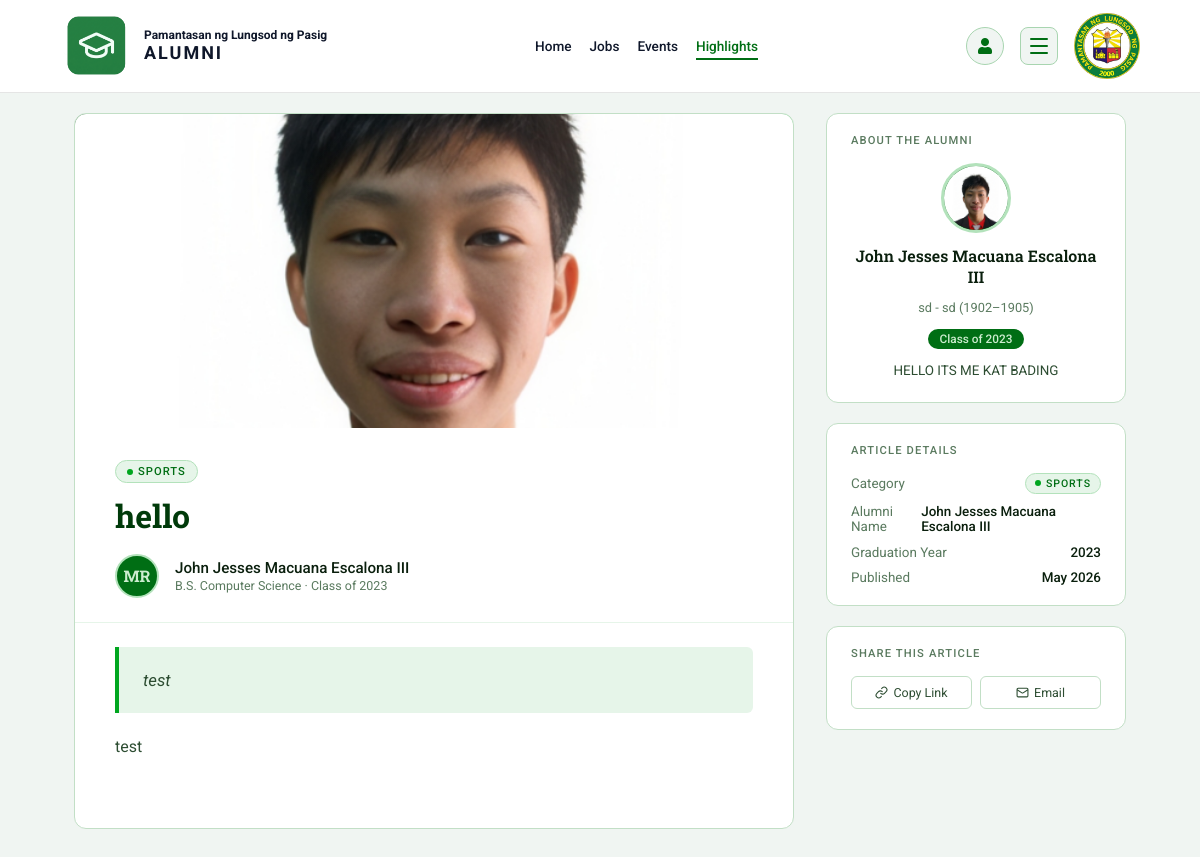
The page /view_article.php?id=1 on the database its author committed.
### tables this page shows
CREATE TABLE `alumnifeatured` (
  `id` int(11) NOT NULL,
  `title` varchar(255) NOT NULL,
  `alumni_name` varchar(150) NOT NULL,
  `year_graduated` year(4) DEFAULT NULL,
  `category` enum('Science & Research','Community Impact','Arts & Culture','Business','Sports','Technology','Gaming','Food and Hospitality','Other') NOT NULL,
  `cover_image` varchar(255) DEFAULT NULL,
  `excerpt` text DEFAULT NULL,
  `content` longtext NOT NULL,
  `created_at` timestamp NOT NULL DEFAULT current_timestamp(),
  `user_id` int(11) DEFAULT NULL
);

CREATE TABLE `userprofile` (
  `profile_id` int(11) NOT NULL,
  `user_id` int(11) NOT NULL,
  `first_name` varchar(50) NOT NULL,
  `last_name` varchar(50) NOT NULL,
  `suffix` varchar(10) DEFAULT NULL,
  `middle_name` varchar(50) DEFAULT NULL,
  `contact_number` varchar(11) DEFAULT NULL,
  `address` varchar(255) DEFAULT NULL,
  `birthdate` date DEFAULT NULL,
  `gender` enum('Male','Female') DEFAULT NULL,
  `profile_picture` varchar(255) DEFAULT NULL,
  `about` text DEFAULT NULL
);

CREATE TABLE `education` (
  `edu_id` int(11) NOT NULL,
  `user_id` int(11) NOT NULL,
  `school` varchar(150) NOT NULL,
  `degree` varchar(150) NOT NULL,
  `awards` varchar(150) DEFAULT NULL,
  `start_year` year(4) DEFAULT NULL,
  `end_year` year(4) DEFAULT NULL,
  `created_at` timestamp NOT NULL DEFAULT current_timestamp()
);

### view_article.php (the view, shortened to what this page needs)
<?php
include("backend/db.php");
$id = isset($_GET['id']) ? intval($_GET['id']) : 0;
$stmt = $conn->prepare("
    SELECT af.*,
            up.about,
            up.first_name,
            up.last_name,
            up.middle_name,
            up.suffix,
            up.profile_picture
    FROM alumnifeatured af
    LEFT JOIN users u ON af.user_id = u.id
    LEFT JOIN userprofile up ON u.id = up.user_id
    WHERE af.id = ?
");
$stmt->bind_param("i", $id);
$stmt->execute();
$result = $stmt->get_result();
$article = $result->fetch_assoc();
$eduStmt = $conn->prepare("
    SELECT degree, school, start_year, end_year
    FROM education
    WHERE user_id = (
        SELECT user_id FROM alumnifeatured WHERE id = ?
    )
    ORDER BY end_year DESC
");
$eduStmt->bind_param("i", $id);
$eduStmt->execute();
$eduResult = $eduStmt->get_result();
$educationText = "";
while ($edu = $eduResult->fetch_assoc()) {
    $school = $edu['school'];
    $degree = $edu['degree'];
    $start = $edu['start_year'];
    $end = $edu['end_year'];
    $educationText .= htmlspecialchars($degree . " - " . $school . " (" . $start . "–" . $end . ")") . "<br>";
}
?>
<!DOCTYPE html>
<html lang="en">
<head>
    <link rel="stylesheet" href="assets/css/view_article.css" />
    <link rel="stylesheet" href="https://cdnjs.cloudflare.com/ajax/libs/font-awesome/5.15.4/css/all.min.css" />
</head>
<body>
    <div class="reading-progress-bar">
    </div>
    <nav class="navbar" id="navbar">
        <div class="nav-left">
            <a href="#" class="logo-link1"><img src="assets/image/alumni-logo.png" alt="alumni Logo"></a>
            <div class="title">
                <div>Pamantasan ng Lungsod ng Pasig</div>
                <div>ALUMNI</div>
            </div>
        </div>
        <ul class="nav-links">
            <li><a href="index.php">Home</a></li>
            <li><a href="jobs.php">Jobs</a></li>
            <li><a href="events.php">Events</a></li>
            <li><a href="articles_page.php" class="active">Highlights</a></li>
        </ul>
        <div class="nav-right">
            <a href="profile-page.php" class="profile-icon" title="My Profile">
                <i class="fas fa-user"></i>
            </a>
            <div class="hamburger-wrapper">
                <button class="hamburger-btn" id="hamburgerBtn" aria-label="Open menu" aria-expanded="false">
                    <span></span>
                    <span></span>
                    <span></span>
                </button>
            </div>
            <a href="#" class="logo-link2">
                <img src="assets/image/plplogo.png" alt="PLP Logo">
            </a>
        </div>
    </nav>
    <div class="page-wrap">
        <main class="article-main">
            <div class="cover-image-wrap">
                <?php if (!empty($article['cover_image'])): ?>
                    <img src="<?php echo htmlspecialchars($article['cover_image']); ?>" alt="Cover Image">
                <?php else: ?>
                    <span class="cover-placeholder-text">FEATURE STORY</span>
                <?php endif; ?>
            </div>
            <header class="article-header">
                <span class="category-badge">
                    <span class="category-badge-dot"></span>
                    <?php echo htmlspecialchars($article['category']); ?>
                </span>
                <h1 class="article-title"><?php echo htmlspecialchars($article['title']); ?></h1>
                <div class="article-meta">
                    <div class="alumni-avatar" aria-hidden="true">MR</div>
                    <div class="meta-info">
                        <div class="alumni-name"><?php echo htmlspecialchars($article['alumni_name']); ?></div>
                        <div class="grad-year">B.S. Computer Science &middot; Class of <?php echo htmlspecialchars($article['year_graduated']); ?>
                        </div>
                    </div>
                </div>
            </header>
            <blockquote class="article-excerpt">
                <?php echo htmlspecialchars($article['excerpt']); ?>
            </blockquote>
            <article class="article-body">
                <?php echo nl2br(htmlspecialchars($article['content'])); ?>
            </article>
            <div style="height: 2rem;"></div>
        </main>
        <aside class="sidebar">
            <div class="sidebar-card">
                <p class="sidebar-card-title">About the Alumni</p>
                <div class="author-inner">
                    <?php
                    $image = $article['profile_picture'] ?? null;
                    $parts = explode(" ", trim($article['alumni_name']));
                    $initials = strtoupper($parts[0][0] . ($parts[1][0] ?? ""));
                    ?>
                    <div class="author-avatar-lg" aria-hidden="true">
                        <?php if (!empty($image)): ?>
                            <img src="uploads/profile/<?= htmlspecialchars($image) ?>">
                        <?php else: ?>
                            <div class="avatar-initials">
                                <?= $initials ?>
                            </div>
                        <?php endif; ?>
                    </div>
                    <div class="author-name-lg"><?= htmlspecialchars($article['alumni_name']); ?></div>
                    <div class="author-degree"><?= $educationText ?: "No education record available."; ?></div>
                    <span class="year-chip">Class of <?= htmlspecialchars($article['year_graduated']); ?></span>
                    <p class="author-bio">
                        <?= htmlspecialchars($article['about'] ?? 'No bio available.'); ?></p>
                </div>
            </div>
            <div class="sidebar-card">
                <p class="sidebar-card-title">Article Details</p>
                <div class="detail-list">
                    <div class="detail-row">
                        <span class="detail-label">Category</span>
                        <span class="category-badge" style="font-size:0.66rem; padding:3px 9px;">
                            <span class="category-badge-dot"></span><?php echo htmlspecialchars($article['category']); ?>
                        </span>
                    </div>
                    <div class="detail-row">
                        <span class="detail-label">Alumni Name</span>
                        <span class="detail-value"><?php echo htmlspecialchars($article['alumni_name']); ?></span>
                    </div>
                    <div class="detail-row">
                        <span class="detail-label">Graduation Year</span>
                        <span class="detail-value"><?php echo htmlspecialchars($article['year_graduated']); ?></span>
                    </div>
                    <div class="detail-row">
                        <span class="detail-label">Published</span>
                        <span class="detail-value"><?php echo date("F Y", strtotime($article['created_at'])); ?></span>
                    </div>
                </div>
            </div>
            <div class="sidebar-card">
                <p class="sidebar-card-title">Share this Article</p>
                <div class="share-buttons">
                    <button class="share-btn" id="copyBtn" onclick="handleCopy()">
                        <svg width="13" height="13" viewBox="0 0 24 24" fill="none" stroke="currentColor" stroke-width="2">
                            <path d="M10 13a5 5 0 0 0 7.54.54l3-3a5 5 0 0 0-7.07-7.07l-1.72 1.71" />
                            <path d="M14 11a5 5 0 0 0-7.54-.54l-3 3a5 5 0 0 0 7.07 7.07l1.71-1.71" />
                        </svg>
                        Copy Link
                    </button>
                    <button class="share-btn" onclick="handleEmail()">
                        <svg width="13" height="13" viewBox="0 0 24 24" fill="none" stroke="currentColor" stroke-width="2">
                            <rect x="2" y="4" width="20" height="16" rx="2" />
                            <path d="m22 7-8.97 5.7a1.94 1.94 0 0 1-2.06 0L2 7" />
                        </svg>
                        Email
                    </button>
                </div>
            </div>
        </aside>
    </div>
</body>
</html>

### rows shown on the page
alumnifeatured: cover_image (picture), category "SPORTS", title "hello", alumni_name "John Jesses Macuana Escalona III", year_graduated "2023", excerpt "test", content "test", userprofile.profile_picture (picture), userprofile.about "HELLO ITS ME KAT BADING", created_at "May 2026"
education: degree+school+start_year "sd - sd (1902–1905)"
